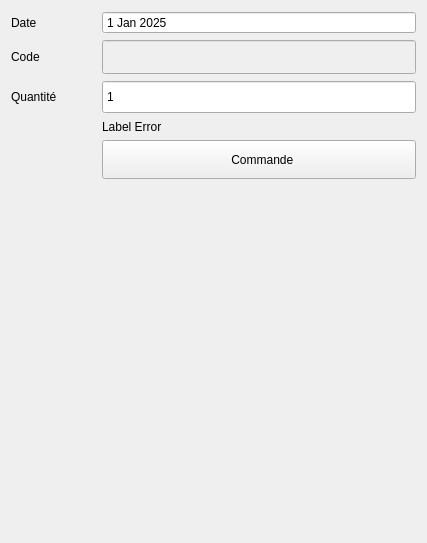
     <widget class="QWidget" name="NewCommandPage">
      <layout class="QVBoxLayout" name="verticalLayout_11">
       <item>
        <widget class="QFrame" name="frame_6">
         <layout class="QGridLayout" name="gridLayout_2">
          <property name="leftMargin">
           <number>0</number>
          </property>
          <property name="topMargin">
           <number>0</number>
          </property>
          <property name="rightMargin">
           <number>0</number>
          </property>
          <property name="bottomMargin">
           <number>0</number>
          </property>
          <item row="2" column="0">
           <widget class="QLabel" name="label_34">
            <property name="minimumSize">
             <size>
              <width>85</width>
              <height>0</height>
             </size>
            </property>
            <property name="maximumSize">
             <size>
              <width>79</width>
              <height>30</height>
             </size>
            </property>
            <property name="text">
             <string>Quantité</string>
            </property>
           </widget>
          </item>
          <item row="4" column="1">
           <widget class="QPushButton" name="btnSaveCommand">
            <property name="minimumSize">
             <size>
              <width>49</width>
              <height>39</height>
             </size>
            </property>
            <property name="text">
             <string>  Commande</string>
            </property>
            <property name="icon">
             <iconset resource="../resource.qrc">
              <normaloff>:/icons/icons/cil-save.png</normaloff>:/icons/icons/cil-save.png</iconset>
            </property>
            <property name="iconSize">
             <size>
              <width>22</width>
              <height>22</height>
             </size>
            </property>
           </widget>
          </item>
          <item row="2" column="1">
           <widget class="QSpinBox" name="spBoxCommandQte">
            <property name="minimumSize">
             <size>
              <width>314</width>
              <height>34</height>
             </size>
            </property>
            <property name="buttonSymbols">
             <enum>QAbstractSpinBox::NoButtons</enum>
            </property>
            <property name="minimum">
             <number>1</number>
            </property>
            <property name="maximum">
             <number>1000000000</number>
            </property>
           </widget>
          </item>
          <item row="3" column="1">
           <widget class="QLabel" name="labelCommandError">
            <property name="text">
             <string>Label Error</string>
            </property>
           </widget>
          </item>
          <item row="3" column="0">
           <widget class="QLabel" name="commandArticleID">
            <property name="text">
             <string/>
            </property>
           </widget>
          </item>
          <item row="0" column="0">
           <widget class="QLabel" name="label_33">
            <property name="text">
             <string>Date</string>
            </property>
           </widget>
          </item>
          <item row="1" column="1">
           <widget class="QLineEdit" name="lineEditCommandCode">
            <property name="enabled">
             <bool>false</bool>
            </property>
            <property name="minimumSize">
             <size>
              <width>314</width>
              <height>34</height>
             </size>
            </property>
            <property name="readOnly">
             <bool>true</bool>
            </property>
           </widget>
          </item>
          <item row="1" column="0">
           <widget class="QLabel" name="label_32">
            <property name="minimumSize">
             <size>
              <width>85</width>
              <height>0</height>
             </size>
            </property>
            <property name="maximumSize">
             <size>
              <width>79</width>
              <height>30</height>
             </size>
            </property>
            <property name="text">
             <string>Code</string>
            </property>
           </widget>
          </item>
          <item row="0" column="1">
           <widget class="QDateEdit" name="dateEditCommandDate">
            <property name="wrapping">
             <bool>false</bool>
            </property>
            <property name="frame">
             <bool>true</bool>
            </property>
            <property name="buttonSymbols">
             <enum>QAbstractSpinBox::NoButtons</enum>
            </property>
            <property name="dateTime">
             <datetime>
              <hour>0</hour>
              <minute>0</minute>
              <second>0</second>
              <year>2025</year>
              <month>1</month>
              <day>1</day>
             </datetime>
            </property>
            <property name="currentSection">
             <enum>QDateTimeEdit::DaySection</enum>
            </property>
            <property name="calendarPopup">
             <bool>false</bool>
            </property>
           </widget>
          </item>
          <item row="4" column="0">
           <widget class="QLabel" name="commandUserID">
            <property name="text">
             <string/>
            </property>
           </widget>
          </item>
         </layout>
        </widget>
       </item>
       <item>
        <spacer name="verticalSpacer_9">
         <property name="orientation">
          <enum>Qt::Vertical</enum>
         </property>
         <property name="sizeHint" stdset="0">
          <size>
           <width>20</width>
           <height>353</height>
          </size>
         </property>
        </spacer>
       </item>
      </layout>
     </widget>
